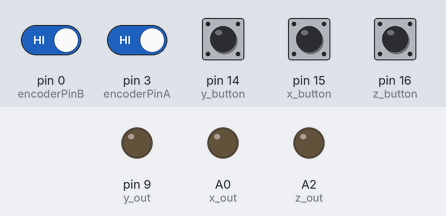
A sketch run on a simulated Arduino Leonardo, built with avr-gcc and run on an emulated ATmega32U4. Shown: output pins drawn as LEDs (lit = HIGH). The inputs (shaded band) are chosen by the test bench; at power-on: pin 0 (encoderPinB), pin 3 (encoderPinA), pin 14 (y_button), pin 15 (x_button), pin 16 (z_button) HIGH. What the sketch prints to the serial monitor is not drawn.

Above: at 1.2 s.
1.3 s: pin 14 (y_button) pulled LOW for 0.15 s
At 2.1 s:
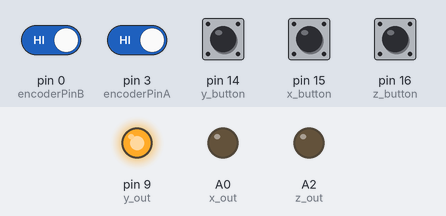
2.9 s: pin 15 (x_button) pulled LOW for 0.15 s
At 3.3 s:
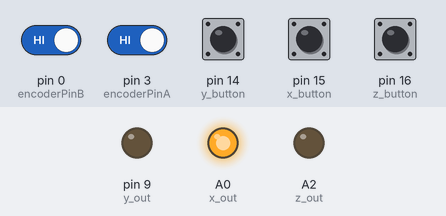
4.5 s: pin 16 (z_button) pulled LOW for 0.15 s
At 5.7 s:
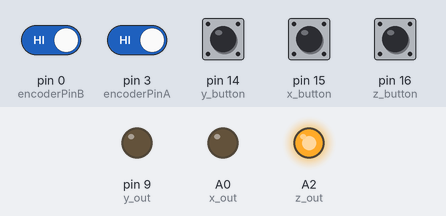
6.1 s: pin 14 (y_button) pulled LOW for 1 s
At 7.0 s:
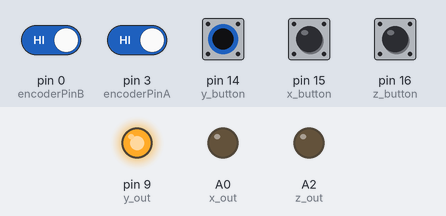
8.6 s: pin 15 (x_button) pulled LOW for 1 s
At 8.9 s:
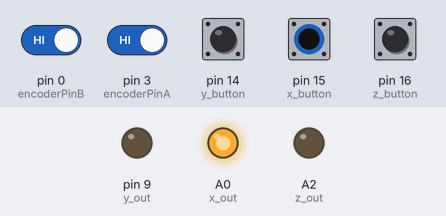
11.1 s: pin 14 (y_button) driven LOW and pin 15 (x_button) driven LOW
At 12.3 s:
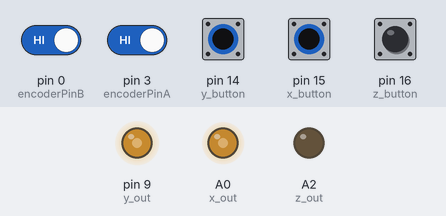
Timing chart, 0 to 13.6 s (numbered marks = the images above; inputs shaded):
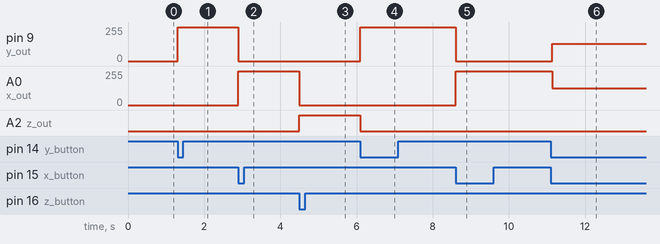

Measured:
- after the input at 1.3 s, pin 9 (y_out): 0/255 → 255/255 at once
- after the input at 2.9 s, pin 9 (y_out): 255/255 → 0/255 at once; A0 (x_out): 0/255 → 255/255 at once
- after the input at 4.5 s, A0 (x_out): 255/255 → 0/255 at once; A2 (z_out): LOW → HIGH at once
- after the input at 6.1 s, pin 9 (y_out): 0/255 → 255/255 at once; A2 (z_out): HIGH → LOW at once
- after the input at 8.6 s, pin 9 (y_out): 255/255 → 0/255 at once; A0 (x_out): 0/255 → 255/255 at once
- after the input at 11.1 s, pin 9 (y_out): 0/255 → 131/255 at once; A0 (x_out): 255/255 → 124/255 at once

The sketch:

Encoder.ino
```cpp
volatile unsigned int temp, counter = 0; // This variable will increase or decrease depending on the rotation of encoder

#include <Keyboard.h>

#define encoderPinA 3
#define encoderPinB 0
#define x_button 15
#define y_button 14
#define z_button 16
#define z_out A2
#define y_out 9
#define x_out A0


int lastButtonPushed = 0;

void setup()
{
      Serial.begin(9600);

      pinMode(encoderPinA, INPUT_PULLUP); // internal pullup input pin 2

      pinMode(encoderPinB, INPUT_PULLUP); // internalเป็น pullup input pin 3
                                          // Setting up interrupt

      // setup the x,y z button input
      pinMode(x_button, INPUT_PULLUP);
      pinMode(y_button, INPUT_PULLUP);
      pinMode(z_button, INPUT_PULLUP);

      pinMode(z_out, OUTPUT);
      pinMode(y_out, OUTPUT);
      pinMode(x_out, OUTPUT);

      // A rising pulse from encodenren activated ai0(). AttachInterrupt 0 is DigitalPin nr 2 on moust Arduino.
      attachInterrupt(digitalPinToInterrupt(encoderPinA), ai0, RISING);

      // B rising pulse from encodenren activated ai1(). AttachInterrupt 1 is DigitalPin nr 3 on moust Arduino.
      attachInterrupt(digitalPinToInterrupt(encoderPinB), ai1, RISING);

      // attach the interrupt to the x button it will go LOW when pressed
      //attachInterrupt(digitalPinToInterrupt(x_button), x_button_pressed, FALLING);

      // attach the interrupt to the y button it will go LOW when pressed
      //attachInterrupt(digitalPinToInterrupt(y_button), y_button_pressed, FALLING);

      // attach the interrupt to the z button it will go LOW when pressed
      //attachInterrupt(digitalPinToInterrupt(z_button), z_button_pressed, FALLING);

}
void loop()
{
      //Serial.println(lastButtonPushed);
      // check if the x button is pressed

      if(digitalRead(x_button) == LOW) {
        x_button_pressed();
      }

            if(digitalRead(y_button) == LOW) {
        y_button_pressed();
      }

            if(digitalRead(z_button) == LOW) {
        z_button_pressed();
      }


      // Send the value of counter
      if (counter != temp)
      {
            Serial.println(counter);
            temp = counter;
      }
}

void x_button_pressed()
{
      Serial.println(1);
      lastButtonPushed = 1;
      analogWrite(x_out, 255);
      digitalWrite(y_out, LOW);
      analogWrite(z_out, 0);

}

void y_button_pressed()
{
      Serial.println(2);
      analogWrite(x_out, 0);
      digitalWrite(y_out, HIGH);
      analogWrite(z_out, 0);
      lastButtonPushed = 2;
}

void z_button_pressed()
{
      Serial.println(3);
      analogWrite(x_out, 0);
      digitalWrite(y_out, LOW);
      analogWrite(z_out, 255);
      lastButtonPushed = 3;
}

void move1() {
            switch (lastButtonPushed)
            {
            case 1:
                  Keyboard.press(KEY_LEFT_ARROW); // move left
                  Keyboard.release(KEY_LEFT_ARROW);
                  break;
            case 2:
                  Keyboard.press(KEY_UP_ARROW); // move up
                  Keyboard.release(KEY_UP_ARROW);
                  break;
            case 3:
                  Keyboard.press(KEY_PAGE_DOWN); // page up
                  Keyboard.release(KEY_PAGE_DOWN);
                  break;
            }
}

void move2() {
            switch (lastButtonPushed)
            {
            case 1:
                  Keyboard.press(KEY_RIGHT_ARROW); // move right
                  Keyboard.release(KEY_RIGHT_ARROW);
                  break;
            case 2:
                  Keyboard.press(KEY_DOWN_ARROW); // move down
                  Keyboard.release(KEY_DOWN_ARROW);
                  break;
            case 3:
                  Keyboard.press(KEY_PAGE_UP); // page down
                  Keyboard.release(KEY_PAGE_UP);
                  break;
            }
}


void ai0()
{
      // ai0 is activated if DigitalPin nr 2 is going from LOW to HIGH
      // Check pin 3 to determine the direction
      if (digitalRead(encoderPinB) == LOW)
      {
            // move left, up, page up
            //move2();
      }
      else
      {
            // move right, down, page down
            //move1();
      }
}

void ai1()
{
      // ai0 is activated if DigitalPin nr 3 is going from LOW to HIGH
      // Check with pin 2 to determine the direction
      if (digitalRead(encoderPinA) == LOW)
      {
            move1();
      }
      else
      {
            move2();
      }
}
```
